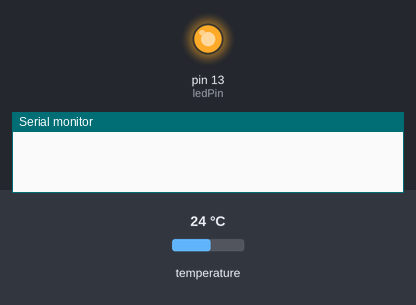
Bench run of a sketch on a simulated Arduino Uno, built with avr-gcc and run on an emulated ATmega328P. Parts: output pins drawn as LEDs (lit = HIGH), the last lines printed to the serial monitor. The inputs (shaded band) are chosen by the test bench; at power-on: temperature 24 °C. The modem accepts every AT command (registered, SIM ready, sends succeed) and sends nothing else.

Above: at 0.17 s.
At 9.2 s:
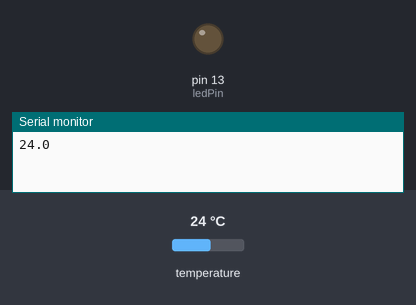
Timing chart, 0 to 23.7 s (numbered marks = the images above):
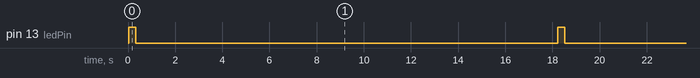

The sketch:

esp8266_arduino_test.ino
```cpp
// esp8266_test.ino
//
// Plot LM35 data on thingspeak.com using an Arduino and an ESP8266 WiFi
// module.
//
// Author: Mahesh Venkitachalam
// Website: electronut.in

#include <SoftwareSerial.h>
#include <stdlib.h>

#include <OneWire.h>
#include <DallasTemperature.h>

// Data wire is plugged into pin 2 on the Arduino
#define ONE_WIRE_BUS 9

// Setup a oneWire instance to communicate with any OneWire devices
// (not just Maxim/Dallas temperature ICs)
OneWire oneWire(ONE_WIRE_BUS);

// Pass our oneWire reference to Dallas Temperature.
DallasTemperature sensors(&oneWire);

// LED
int ledPin = 13;

// replace with your channel's thingspeak API key
String apiKey = "LCU0ZIPQ54FK4B29";

// connect 10 to TX of Serial USB
// connect 11 to RX of serial USB
SoftwareSerial ser(10, 11); // RX, TX

// this runs once
void setup() {
  // initialize the digital pin as an output.
  pinMode(ledPin, OUTPUT);

  // enable debug serial
  Serial.begin(9600);
  // enable software serial
  ser.begin(9600);

  // reset ESP8266
  ser.println("AT+RST");
}


// the loop
void loop() {

  // Start up the library
  sensors.begin();

  // blink LED on board
  digitalWrite(ledPin, HIGH);
  delay(300);
  digitalWrite(ledPin, LOW);

  sensors.requestTemperatures(); // Send the command to get temperatures

  float temp = sensors.getTempCByIndex(0);

  // convert to string
  char buf[16];
  String strTemp = dtostrf(temp, 4, 1, buf);

  Serial.println(strTemp);

  // TCP connection
  String cmd = "AT+CIPSTART=\"TCP\",\"";
  cmd += "184.106.153.149"; // api.thingspeak.com
  cmd += "\",80";
  ser.println(cmd);

  if(ser.find("Error")){
    Serial.println("AT+CIPSTART error");
    return;
  }

  // prepare GET string
  String getStr = "GET /update?api_key=";
  getStr += apiKey;
  getStr +="&field1=";
  getStr += String(strTemp);
  getStr += "\r\n\r\n";

  // send data length
  cmd = "AT+CIPSEND=";
  cmd += String(getStr.length());
  ser.println(cmd);

  if(ser.find(">")){
    ser.print(getStr);
  }
  else{
    ser.println("AT+CIPCLOSE");
    // alert user
    Serial.println("AT+CIPCLOSE");
  }

  // thingspeak needs 15 sec delay between updates
  delay(16000);
}
```

Measured:
- by itself, pin 13 (ledPin): alternates HIGH for 0.30 s and LOW for 17.9 s
